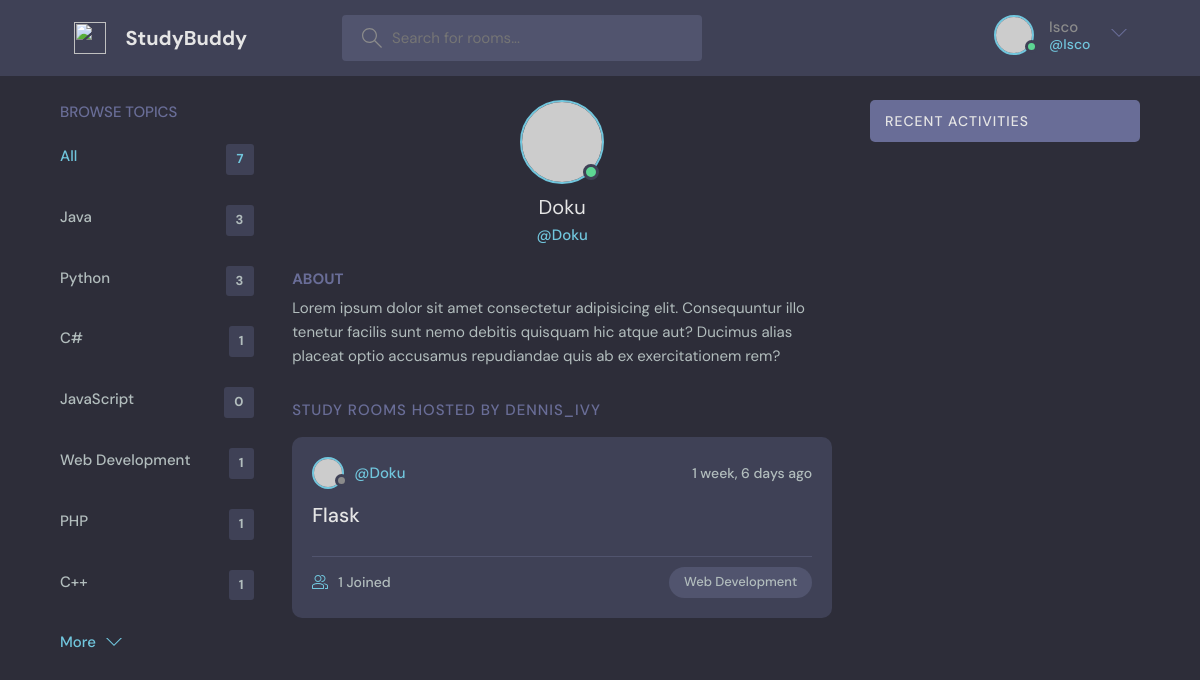
The app's page /profile/2/ (signed in) with its own data.
### base/models.py (models this page shows, shortened)
class Topic(models.Model):
    name = models.CharField(max_length = 200)

class Room(models.Model):
    host = models.ForeignKey(User, on_delete = models.SET_NULL,null = True)
    topic = models.ForeignKey(Topic, on_delete = models.SET_NULL,null = True)
    name = models.CharField(max_length = 200)
    description = models.TextField(null = True , blank = True)
    participants = models.ManyToManyField(
        User , related_name='participants',blank = True)
    updated_date = models.DateTimeField(auto_now = True)
    created_date = models.DateTimeField(auto_now_add = True)

### base/views.py (the view)
# urls.py: path('profile/<str:pk>/',views.userProfile,name="user-profile"),
def userProfile(request, pk):
    user = User.objects.get(id=pk)
    rooms = user.room_set.all()
    room_message = user.message_set.all()
    topics = Topic.objects.all()
    context = {'user' : user,'rooms' : rooms,'room_message' : room_message,'topics' : topics}
    return render(request,'base/profile.html',context)

### base/templates/base/profile.html (shortened to what this page needs)
{% extends 'main.html'%}
{% block content %}
  <main class="profile-page layout layout--3">
    <div class="container">
      {% include 'base/topic_component.html' %}
      <div class="roomList">
        <div class="profile">
          <div class="profile__avatar">
            <div class="avatar avatar--large active">
              <img src="https://randomuser.me/api/portraits/men/11.jpg" />
            </div>
          </div>
          <div class="profile__info">
            <h3>{{user.username}}</h3>
            <p>@{{user.username}}</p>
          </div>
          <div class="profile__about">
            <h3>About</h3>
            <p>
              Lorem ipsum dolor sit amet consectetur adipisicing elit. Consequuntur illo tenetur
              facilis sunt nemo debitis quisquam hic atque aut? Ducimus alias placeat optio
              accusamus repudiandae quis ab ex exercitationem rem?
            </p>
          </div>
        </div>
        <div class="roomList__header">
          <div>
            <h2>Study Rooms Hosted by dennis_ivy</a>
            </h2>
          </div>
        </div>
        {% include 'base/feed_component.html'%}
      </div>
      {% include 'base/activity_component.html' %}
    </div>
  </main>
{% endblock content %}

### templates/navbar.html (shortened to what this page needs)
{% load static %}
<header class="header header--loggedIn">
    <div class="container">
      <a href="{% url 'home' %}" class="header__logo">
        <img src="{% static 'images/logo.svg' %}" />
        <h1>StudyBuddy</h1>
      </a>
      <form class="header__search" method = "GET" action="{% url 'home' %}">
        <label>
          <input name = "q"   placeholder="Search for rooms..." />
        </label>
      </form>
      <nav class="header__menu">
        {% if request.user.is_authenticated %}
        <div class="header__user">
          <a href="{% url 'update-user' %}">
            <div class="avatar avatar--medium active">
              <img src="https://randomuser.me/api/portraits/men/37.jpg" />
            </div>
            <p>{{request.user.username}} <span>@{{request.user.username}}</span></p>
          </a>
          <button class="dropdown-button">
            <svg version="1.1" xmlns="http://www.w3.org/2000/svg" width="32" height="32" viewBox="0 0 32 32">
              <title>chevron-down</title>
              <path d="M16 21l-13-13h-3l16 16 16-16h-3l-13 13z"></path>
            </svg>
          </button>
        </div>
        {% endif %}
      </nav>
    </div>
  </header>

### base/templates/base/topic_component.html
<div class="topics">
  <div class="topics__header">
    <h2>Browse Topics</h2>
  </div>
  <ul class="topics__list">
    <li>
      <a href="{% url 'home' %}" class="active">All <span>{{topics.count}}</span></a>
    </li>
    {% for topic in topics %}
    <li>
      <a href="{% url 'home' %}?q={{topic.name}}">{{topic.name}}<span>{{topic.room_set.all.count}}</span></a>
    </li>
    {% endfor %}
  </ul>
  <a class="btn btn--link" href="{% url 'topics' %}">
    More
    <svg version="1.1" xmlns="http://www.w3.org/2000/svg" width="32" height="32" viewBox="0 0 32 32">
      <title>chevron-down</title>
      <path d="M16 21l-13-13h-3l16 16 16-16h-3l-13 13z"></path>
    </svg>
  </a>
</div>

### base/templates/base/feed_component.html (shortened to what this page needs)
{%for room in rooms %}
<div class="roomListRoom">
    <div class="roomListRoom__header">
      <a href="{% url 'user-profile' room.host.id %}" class="roomListRoom__author">
        <div class="avatar avatar--small">
          <img src="https://randomuser.me/api/portraits/women/11.jpg" />
        </div>
        <span>@{{room.host.username}}</span>
      </a>
      <div class="roomListRoom__actions">
        <span>{{room.created_date|timesince}} ago</span>
      </div>
    </div>
    <div class="roomListRoom__content">
      <a href="{%  url 'room' room.id %}">{{room.name}}</a>
    </div>
    <div class="roomListRoom__meta">
      <a href="{%  url 'room' room.id %}" class="roomListRoom__joined">
        {{room.participants.all.count}} Joined
      </a>
      <p class="roomListRoom__topic">{{room.topic.name}}</p>
    </div>
</div>
{% endfor %}

### records on screen
Topic: name "Java", room_set.all.count "3"
Topic: name "Python", room_set.all.count "3"
Topic: name "C#", room_set.all.count "1"
Topic: name "JavaScript", room_set.all.count "0"
Topic: name "Web Development", room_set.all.count "1"
Topic: name "PHP", room_set.all.count "1"
Topic: name "C++", room_set.all.count "1"
Room: host.username "Doku", created_date "1 week, 6 days", name "Flask", participants.all.count "1", topic.name "Web Development"

### other values on screen
{{ request.user.username }} "Isco"
{{ topics.count }} "7"
{{ user.username }} "Doku"
